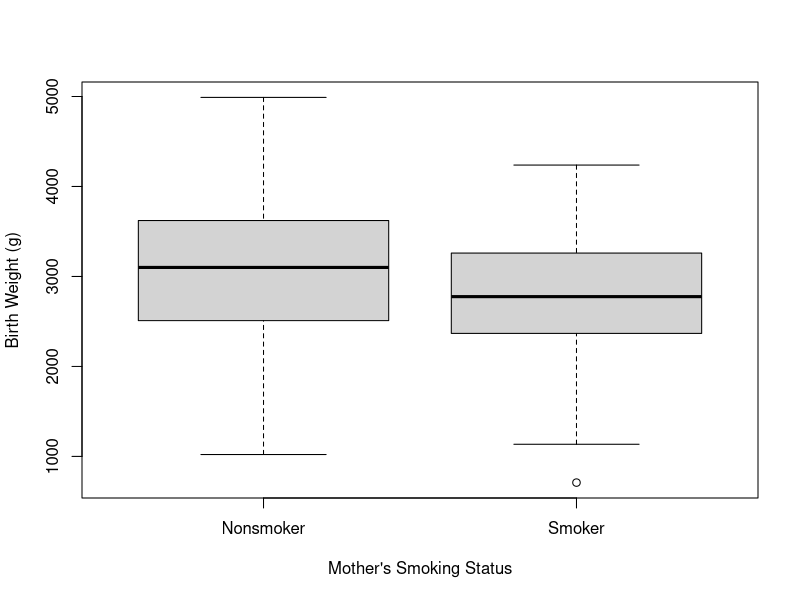
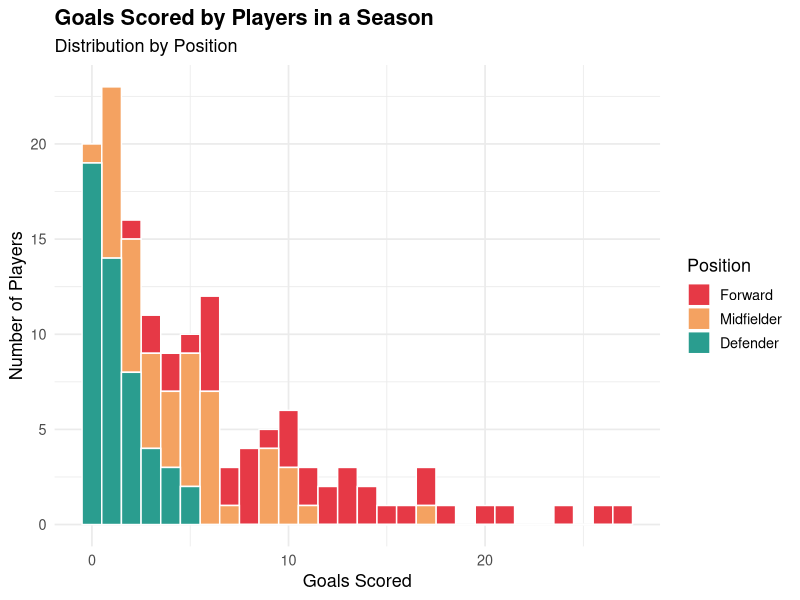
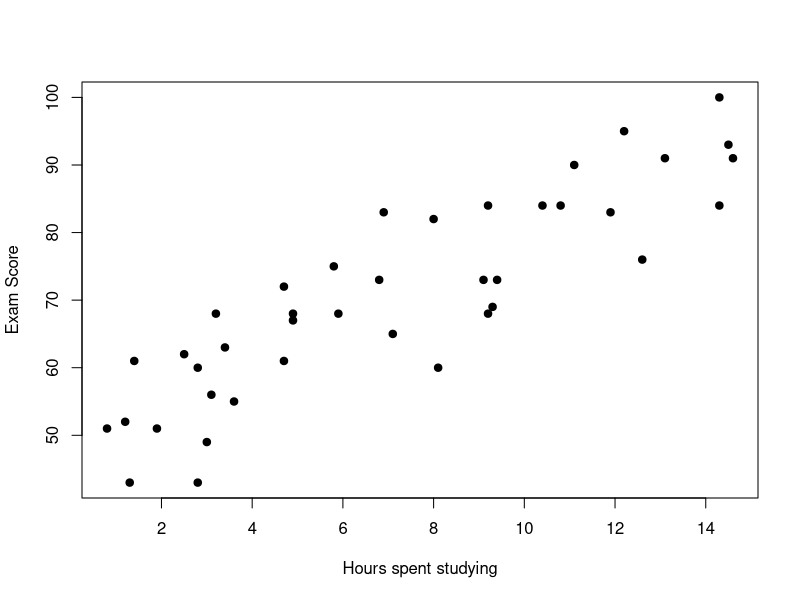
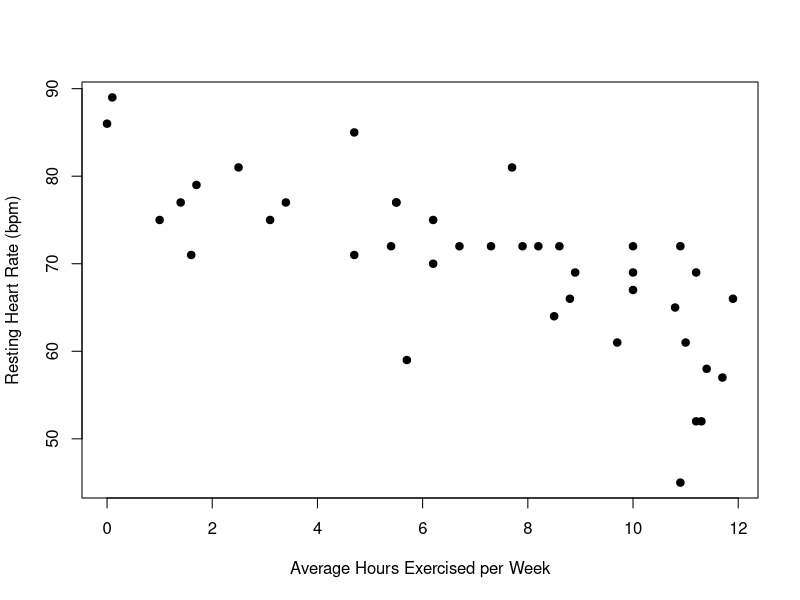
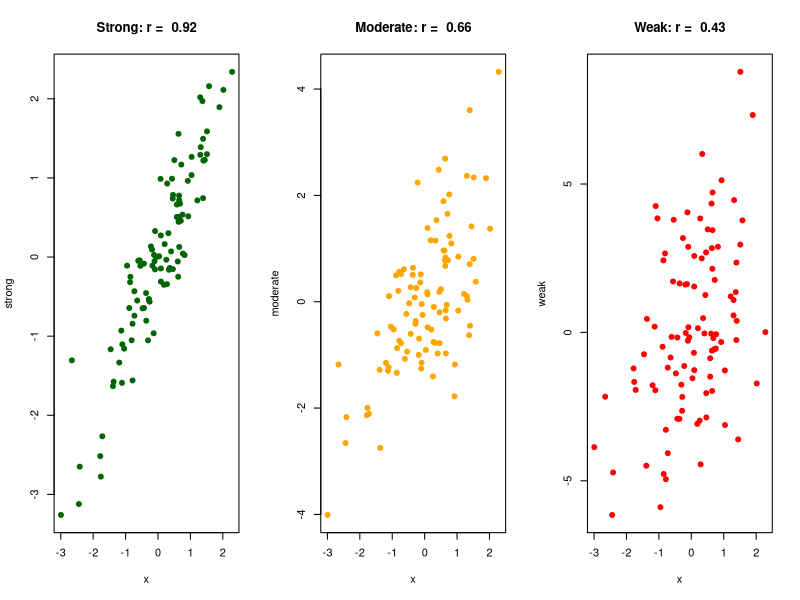
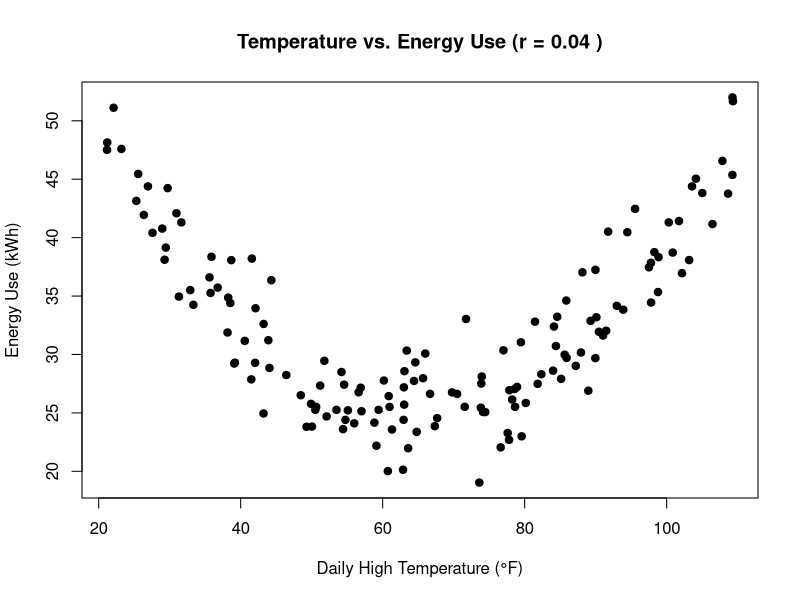
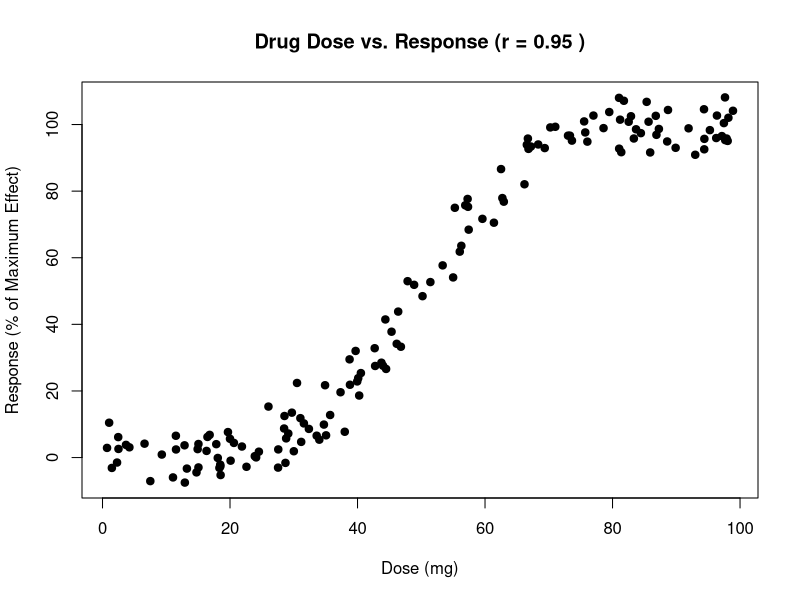
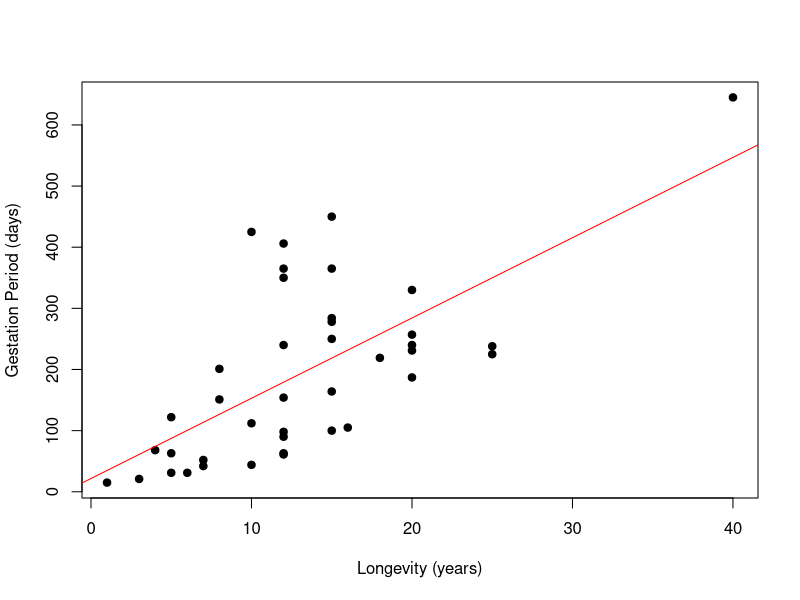

R code for these plots, in order:
## ---- chunk 1
#| label: fig-sbp
#| fig-cap: "Side-by-side boxplots of birth weight based on mother's smoking status."
#| echo: false
#| fig-width: 6
#| fig-height: 8

library(MASS)
boxplot(bwt ~ smoke, data = birthwt,
        names = c("Nonsmoker", "Smoker"),
        xlab = "Mother's Smoking Status", 
        ylab = "Birth Weight (g)")
## ---- chunk 2
#| label: fig-stackedhist
#| fig-cap: "Stacked histogram of goals scored by different positions."
#| echo: false
#| fig-width: 6

library(ggplot2)

set.seed(42)

positions <- c("Forward", "Midfielder", "Defender")

n_forwards    <- 40
n_midfielders <- 50
n_defenders   <- 50

data <- rbind(
  data.frame(
    position = "Forward",
    goals = round(rgamma(n_forwards, shape = 3, scale = 4))
  ),
  data.frame(
    position = "Midfielder",
    goals = round(rgamma(n_midfielders, shape = 1.5, scale = 3))
  ),
  data.frame(
    position = "Defender",
    goals = round(rgamma(n_defenders, shape = 1, scale = 1.5))
  )
)

data$position <- factor(data$position, levels = positions)

ggplot(data, aes(x = goals, fill = position)) +
  geom_histogram(binwidth = 1, position = "stack", color = "white", boundary = -0.5) +
  scale_fill_manual(values = c(
    "Forward"    = "#E63946",
    "Midfielder" = "#F4A261",
    "Defender"   = "#2A9D8F"
  )) +
  labs(
    title = "Goals Scored by Players in a Season",
    subtitle = "Distribution by Position",
    x = "Goals Scored",
    y = "Number of Players",
    fill = "Position"
  ) +
  theme_minimal(base_size = 13) +
  theme(
    plot.title = element_text(face = "bold"),
    legend.position = "right"
  )
## ---- chunk 3
#| label: fig-scatter
#| fig-cap: "Scatter plot of time spent studying and exam scores."
#| echo: false
#| fig-width: 6

df <- read.csv("datasets/student_study_scores.csv")

plot(df$study_hours,df$exam_score,
    xlab="Hours spent studying",
    ylab="Exam Score",
    pch=19)
## ---- chunk 4
#| label: fig-scatter2
#| fig-cap: "Scatter plot of weekly exercise hours and resting heart rate."
#| echo: false
#| fig-width: 6

set.seed(42)

n <- 40

# Simulate weekly exercise hours (0 to 12 hours)
exercise_hours <- round(runif(n, 0, 12), 1)

# Resting heart rate negatively correlated with exercise, plus noise
resting_hr <- round(85 - exercise_hours * 2 + rnorm(n, 0, 6))
resting_hr <- pmin(pmax(resting_hr, 45), 100)  

# Scatter plot
plot(exercise_hours, resting_hr,
     xlab = "Average Hours Exercised per Week",
     ylab = "Resting Heart Rate (bpm)",
     pch = 19)
## ---- chunk 5
#| label: fig-corrstrength
#| fig-cap: "Strength of correlation."
#| echo: false
#| fig-width: 9
#| fig-height: 4

set.seed(42)
x <- rnorm(100)
strong   <- x + rnorm(100, sd = 0.5)   # little noise  -> strong correlation
moderate <- x + rnorm(100, sd = 1)     # some noise    -> moderate correlation
weak     <- x + rnorm(100, sd = 3)   # lots of noise -> weak correlation
par(mfrow = c(1, 3))
plot(x, strong,   main = paste("Strong: r = ",   round(cor(x, strong), 2)),   pch = 19, col = "darkgreen")
plot(x, moderate, main = paste("Moderate: r = ", round(cor(x, moderate), 2)), pch = 19, col = "orange")
plot(x, weak,     main = paste("Weak: r = ",     round(cor(x, weak), 2)),     pch = 19, col = "red")
par(mfrow = c(1, 1))
## ---- chunk 6
#| label: fig-energy
#| fig-cap: "Daily home energy use is highest on cold and hot days and lowest at mild temperatures."
#| echo: false
#| width: 6

set.seed(1)
temp   <- runif(150, 20, 110)                           # daily high temp (°F)
energy <- 25 + 0.012 * (temp - 65)^2 + rnorm(150, 0, 3) # daily energy use (kWh)

plot(temp, energy,
     pch = 19, 
     xlab = "Daily High Temperature (°F)",
     ylab = "Energy Use (kWh)",
     main = paste("Temperature vs. Energy Use (r =", round(cor(temp, energy), 2), ")"))
## ---- chunk 7
#| label: fig-dose
#| fig-cap: "Response stays low at small doses, rises steeply, then plateaus near the maximum effect."
#| echo: false
#| width: 6

set.seed(2)
dose     <- runif(150, 0, 100)                                   # dose (mg)
response <- 100 / (1 + exp(-(dose - 50) / 8)) + rnorm(150, 0, 5) # % of max effect

plot(dose, response,
     pch = 19,
     xlab = "Dose (mg)",
     ylab = "Response (% of Maximum Effect)",
     main = paste("Drug Dose vs. Response (r =", round(cor(dose, response), 2), ")"))
## ---- chunk 8
#| label: fig-animal
#| fig-cap: "Longevity and gestation period for a variety of animals."
#| echo: false
#| width: 6

gest <- c(187, 219, 225, 240, 122, 278, 406, 63, 231, 31,
       284, 201, 61, 365, 645, 250, 52, 425, 151, 257,
       68, 238, 330, 42, 98, 100, 164, 240, 21, 15,
       112, 90, 31, 450, 350, 154, 44, 105, 63, 365)

long <- c(20, 18, 25, 20, 5, 15, 12, 12, 20, 6,
       15, 8, 12, 12, 40, 15, 7, 10, 8, 20,
       4, 25, 20, 7, 12, 15, 15, 12, 3, 1,
       10, 12, 5, 15, 12, 12, 10, 16, 5, 15)

plot(long, gest,
     pch = 19,
     xlab = "Longevity (years)",
     ylab = "Gestation Period (days)")
abline(a = 21.71, b = 13.13,
      col="red")
